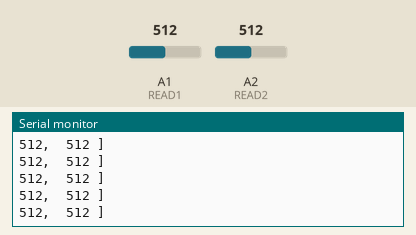
Recording of a sketch running on a simulated Arduino Uno, built with avr-gcc and run on an emulated ATmega328P. Parts: the last lines printed to the serial monitor. Inputs (shaded band) come from the test bench; at power-on: A1 (READ1) = 512, A2 (READ2) = 512.

Above: at 1.3 s.
1.4 s: A1 (READ1) set to 716
At 1.61 s:
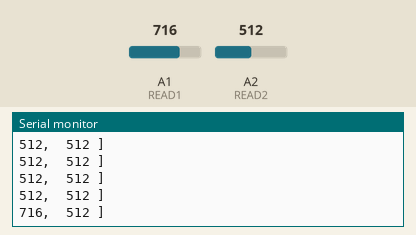
2.9 s: A2 (READ2) set to 716
At 3.12 s:
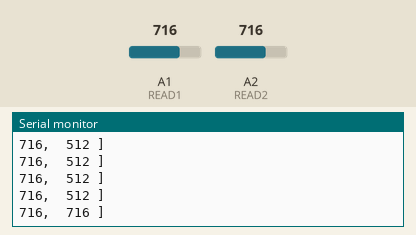
4.4 s: A1 (READ1) set to 900
At 4.62 s:
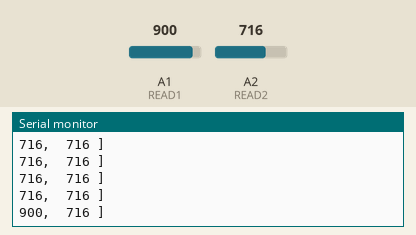
5.9 s: A2 (READ2) set to 900
At 6.12 s:
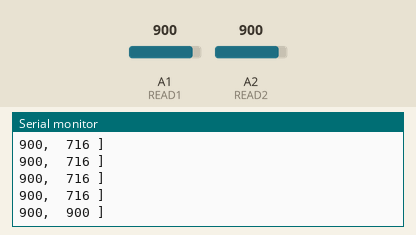
Timing chart, 0 to 8.4 s (numbered marks = the images above; inputs shaded):
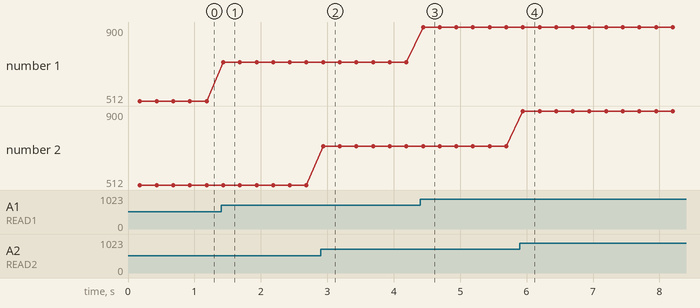

Measured:
- after the input at 1.4 s, the serial monitor: prints a new line at once (image 1)
- after the input at 2.9 s, the serial monitor: prints a new line at once (image 2)
- after the input at 4.4 s, the serial monitor: prints a new line at once (image 3)
- after the input at 5.9 s, the serial monitor: prints a new line at once (image 4)
- plotted number 1: 512 → 716 after the input at 1.4 s, 716 → 900 after the input at 4.4 s

The sketch:

test_H.ino
```cpp
// 2018_07_06 - chain test
//
// * trigger: from Arduino analog pin A0
// * reading: from Arduino analog pin A1
//            from Arduino analog pin A2


#define RX A0
#define READ1 A1
#define READ2 A2

unsigned long distance = 0;

// SETUP /////////////////////////////////////////
void setup()
{
  // setup serial comm
  Serial.begin(9600);

  while(!Serial){};
  Serial.println("Ready!");

  pinMode(RX, OUTPUT);

  // Wait 175ms at least for the ultrasonic
  // to be ready for ranging
  delay(180);
}


// LOOP //////////////////////////////////////////
void loop()
{
  //trigger (stay HIGH for at least 20us)
  digitalWrite(RX, HIGH);
  delayMicroseconds(22);
  digitalWrite(RX, LOW);

  //Serial.print("[ ");
  // reading from the first sensor
  distance = analogRead( READ1 );
  Serial.print( distance );


  Serial.print(",\t");

  // reading from the second sensor
  distance = analogRead( READ2 );
  Serial.print( distance );

  Serial.println(" ]");


  // make a reading every 99ms
  delay(250);
}
```
